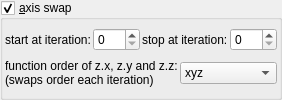
    <widget class="MyGroupBox" name="groupCheck_transf_function_enabledF_false">
     <property name="title">
      <string>&amp;axis swap</string>
     </property>
     <property name="checkable">
      <bool>true</bool>
     </property>
     <layout class="QVBoxLayout" name="verticalLayout_15" stretch="0,0">
      <property name="spacing">
       <number>2</number>
      </property>
      <property name="leftMargin">
       <number>2</number>
      </property>
      <property name="topMargin">
       <number>2</number>
      </property>
      <property name="rightMargin">
       <number>2</number>
      </property>
      <property name="bottomMargin">
       <number>2</number>
      </property>
      <item>
       <layout class="QHBoxLayout" name="horizontalLayout_19" stretch="0,1,0,1">
        <item>
         <widget class="QLabel" name="label_102">
          <property name="text">
           <string>start at iteration:</string>
          </property>
         </widget>
        </item>
        <item>
         <widget class="MySpinBox" name="spinboxInt_transf_start_iterations_F">
          <property name="sizePolicy">
           <sizepolicy hsizetype="Minimum" vsizetype="Maximum">
            <horstretch>0</horstretch>
            <verstretch>0</verstretch>
           </sizepolicy>
          </property>
          <property name="minimum">
           <number>0</number>
          </property>
          <property name="maximum">
           <number>999</number>
          </property>
          <property name="value">
           <number>0</number>
          </property>
         </widget>
        </item>
        <item>
         <widget class="QLabel" name="label_72">
          <property name="text">
           <string>stop at iteration:</string>
          </property>
         </widget>
        </item>
        <item>
         <widget class="MySpinBox" name="spinboxInt_transf_stop_iterations_F">
          <property name="sizePolicy">
           <sizepolicy hsizetype="Preferred" vsizetype="Maximum">
            <horstretch>0</horstretch>
            <verstretch>0</verstretch>
           </sizepolicy>
          </property>
          <property name="maximum">
           <number>999</number>
          </property>
         </widget>
        </item>
       </layout>
      </item>
      <item>
       <layout class="QGridLayout" name="gridLayout_2" columnstretch="0,1">
        <item row="0" column="0">
         <widget class="QLabel" name="label_2">
          <property name="text">
           <string>function order of z.x, z.y and z.z:
(swaps order each iteration)</string>
          </property>
         </widget>
        </item>
        <item row="0" column="1">
         <widget class="MyComboBox" name="comboBox_mandelbulbMulti_order_of_xyz">
          <item>
           <property name="text">
            <string notr="true">xyz</string>
           </property>
          </item>
          <item>
           <property name="text">
            <string notr="true">xzy</string>
           </property>
          </item>
          <item>
           <property name="text">
            <string notr="true">yxz</string>
           </property>
          </item>
          <item>
           <property name="text">
            <string notr="true">yzx</string>
           </property>
          </item>
          <item>
           <property name="text">
            <string notr="true">zxy</string>
           </property>
          </item>
          <item>
           <property name="text">
            <string notr="true">zyx</string>
           </property>
          </item>
         </widget>
        </item>
       </layout>
      </item>
     </layout>
    </widget>
